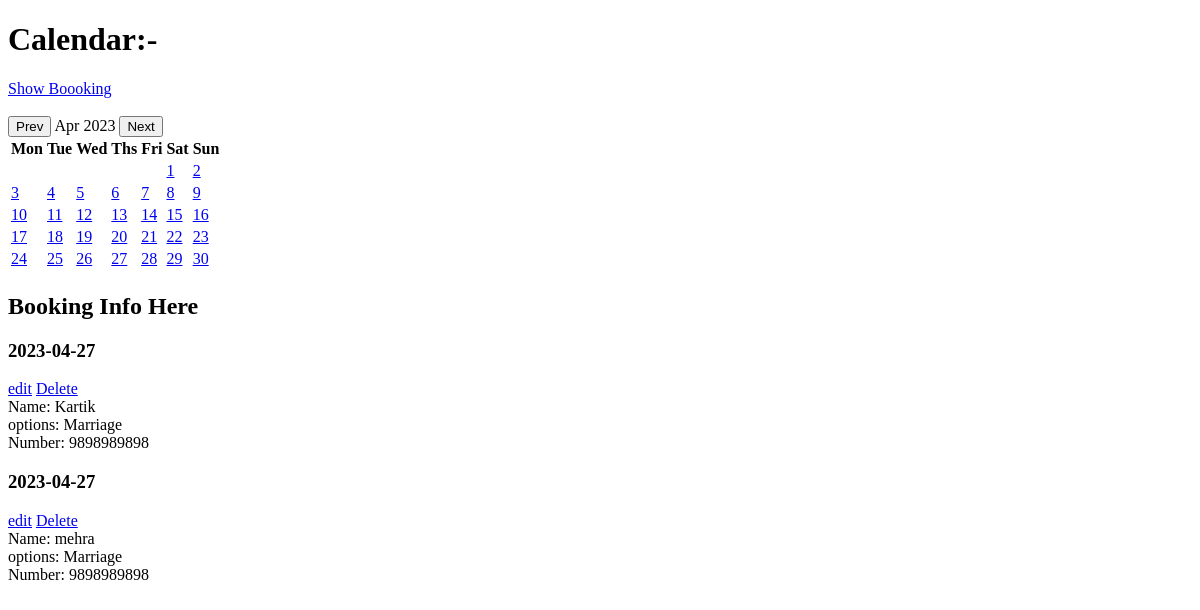
Before: /showBooking with the older database file.
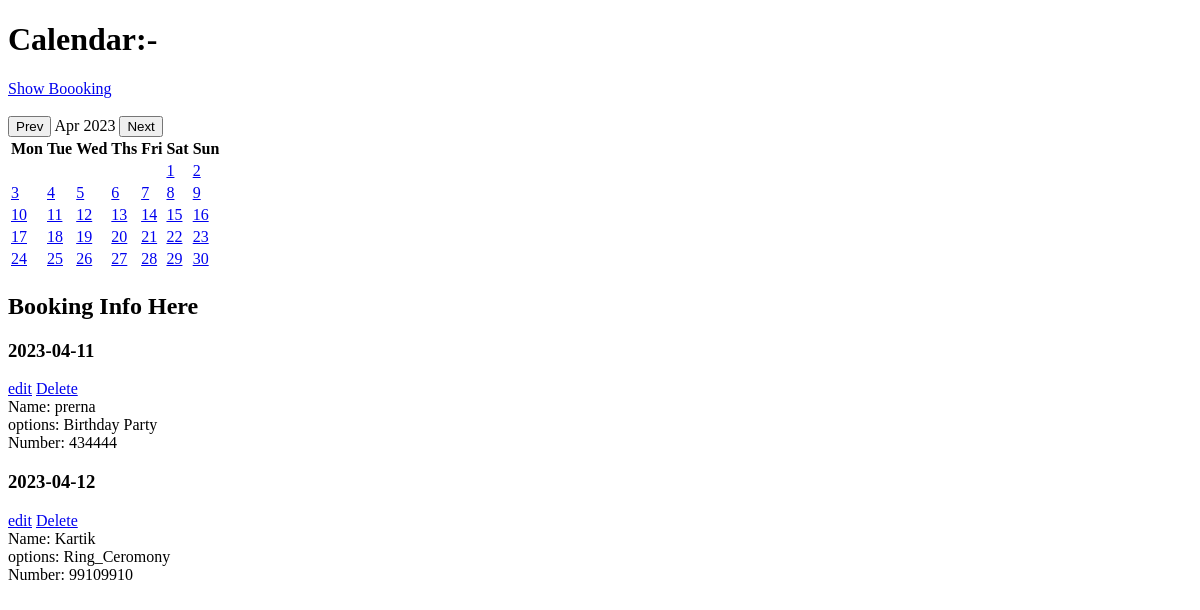
After: the same page with the newer database file.
### tables this page shows
CREATE TABLE info (
	"Id" INTEGER NOT NULL, 
	dated VARCHAR(50), 
	"Option" VARCHAR(50), 
	name VARCHAR(50), 
	number INTEGER, 
	PRIMARY KEY ("Id")
);

### app.py (the view)
@app.route('/showBooking')
def booking():
    result = engin.execute('SELECT * FROM info')
    show = result.fetchall()
    return render_template('showBooking.html', books=show)

### templates/showBooking.html (shortened to what this page needs)
{% extends "myindex.html"%}
{% block booking %}
<h2>Booking Info Here </h2>
{% for book in books%}
    <h3>{{ book.dated }}</h3>
    <a href="{{ url_for('editHere', Id = book.Id)}}">edit</a>
    <a href="{{ url_for('deleteHere', Id = book.Id)}}">Delete</a>
    <br>
    <label for="name">Name: {{book.name}}</label>
    <br>
    <label for="opts">options: {{book.Option}}</label>
    <br>
    <label for="Number">Number: {{book.number}}</label>
{% endfor %}
{% endblock%}

### templates/myindex.html (shortened to what this page needs)
<!DOCTYPE html>
<html lang="en">
<head>
</head>
<body>
    <h1>Calendar:-</h1>
    <a href="{{url_for('booking') }}">Show Boooking</a><br>
    <br>
    <button id="prev" onclick="prev()">Prev</button>
    <span id="month"></span>
    <span id="year"></span>
    <button id="next" onclick="next()">Next</button>
    <br>
    <table id="tbl">
    </table>
    {% block booking %}
    {% endblock %}
</body>
</html>

Changed rows visible on the page:
removed info: dated "2023-04-27", name "Kartik", Option "Marriage", number "9898989898"
removed info: dated "2023-04-27", name "mehra", Option "Marriage", number "9898989898"
added info: dated "2023-04-11", name "prerna", Option "Birthday Party", number "434444"
added info: dated "2023-04-12", name "Kartik", Option "Ring_Ceromony", number "99109910"
